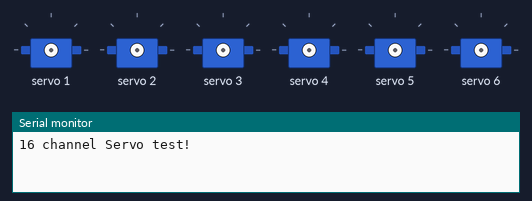
A sketch run on a simulated Arduino Uno, built with avr-gcc and run on an emulated ATmega328P. On the bench: 6 × servo, the last lines printed to the serial monitor.

Above: at 0.05 s.
At 0.3 s:
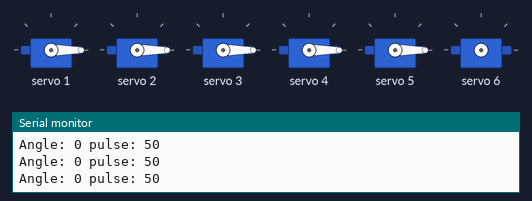
At 1.45 s:
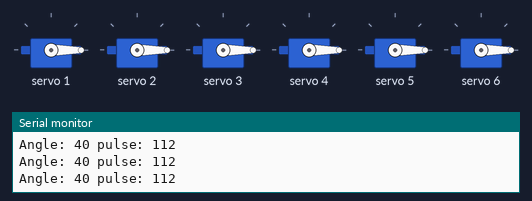
At 2.9 s:
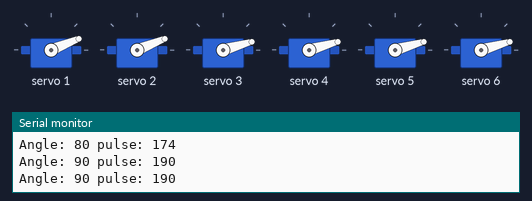
At 4.35 s:
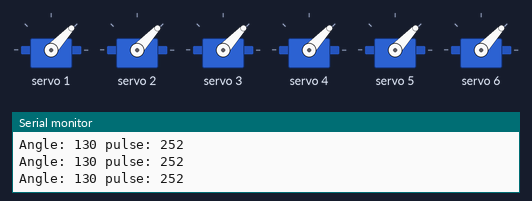
At 5.8 s:
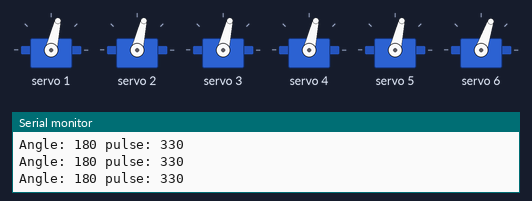
Timing chart, 0 to 7.6 s (numbered marks = the images above):
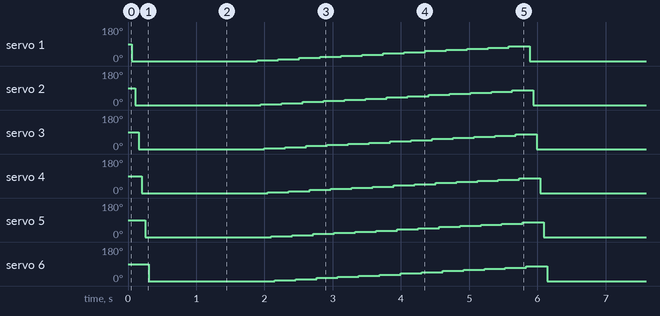

Measured:
- by itself, servo 1–6: repeats every 5.8 s: 4° 0.31 s, 10° 0.31 s, 16° 0.31 s, 22° 0.31 s, 28° 0.31 s, 34° 0.31 s, 40° 0.31 s, 47° 0.31 s, 53° 0.31 s, 59° 0.31 s, 65° 0.31 s, 71° 0.31 s, 77° 0.31 s, 0° 1.8 s

The sketch:

1by1servo.ino
```cpp
#include <Wire.h>
#include <Adafruit_PWMServoDriver.h>

// called this way, it uses the default address 0x40
Adafruit_PWMServoDriver pwm = Adafruit_PWMServoDriver();
// Watch video V1 to understand the two lines below: http://youtu.be/y8X9X10Tn1k
#define SERVOMIN  50 // this is the 'minimum' pulse length count (out of 4096)
#define SERVOMAX  330 // this is the 'maximum' pulse length count (out of 4096)

// our servo # counter
uint8_t servonum = 0;

void setup() {
  Serial.begin(9600);
  Serial.println("16 channel Servo test!");

  pwm.begin();

  pwm.setPWMFreq(60);  // Analog servos run at ~60 Hz updates

  //yield();
}

// the code inside loop() has been updated by Robojax
void loop() {

    for(int angle =0; angle<181; angle +=10){
      delay(50);
        pwm.setPWM(1, 0, angleToPulse(angle));
      delay(50);
        pwm.setPWM(2, 0, angleToPulse(angle));
      delay(50);
        pwm.setPWM(3, 0, angleToPulse(angle));
      delay(50);
        pwm.setPWM(4, 0, angleToPulse(angle));
      delay(50);
          pwm.setPWM(5, 0, angleToPulse(angle));
      delay(50);
          pwm.setPWM(6, 0, angleToPulse(angle));
    }

    /*
    for(int angle=0;angle<=180;angle+=1){
      pwm.setPWM(2, 0, angleToPulse(angle));
      delay(10);
    }
    for(int angle=180;angle>0;angle-=1){
      pwm.setPWM(2, 0, angleToPulse(angle));
      delay(10);
    }
    */

  // robojax PCA9865 16 channel Servo control
 // delay(1000);// wait for 1 second

}

int angleToPulse(int ang){
   int pulse = map(ang,0, 180, SERVOMIN,SERVOMAX);// map angle of 0 to 180 to Servo min and Servo max
   Serial.print("Angle: ");Serial.print(ang);
   Serial.print(" pulse: ");Serial.println(pulse);
   return pulse;
}
```
